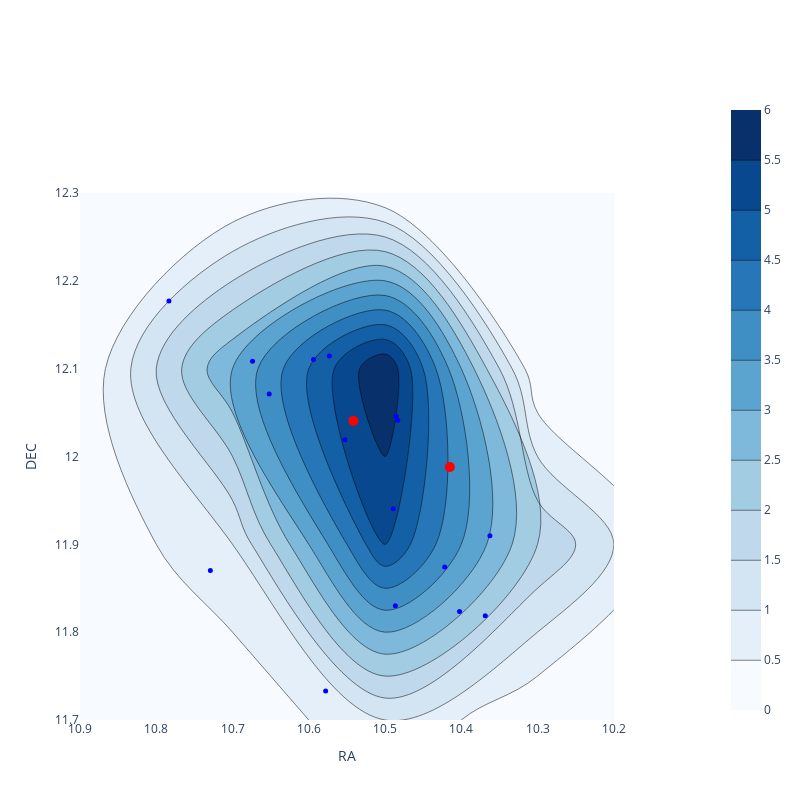

The notebook cell this image was saved under:
### Code cell
fig = go.Figure(data=data,layout=layout)
plotly.offline.iplot(fig)

### Figure 1 — Plotly figure (JSON) as saved in the notebook; plotly's stock layout.template omitted (floating-point values rounded to 4 significant figures)
{"data": [{"colorscale": [[0, "rgb(247,251,255)"], [0.125, "rgb(222,235,247)"], [0.25, "rgb(198,219,239)"], [0.375, "rgb(158,202,225)"], [0.5, "rgb(107,174,214)"], [0.625, "rgb(66,146,198)"], [0.75, "rgb(33,113,181)"], [0.875, "rgb(8,81,156)"], [1, "rgb(8,48,107)"]], "reversescale": false, "type": "histogram2dcontour", "x": [10.58, 10.37, 10.49, 10.4, 10.73, 10.42, 10.36, 10.49, 10.41, 10.55, 10.54, 10.49, 10.48, 10.65, 10.67, 10.59, 10.57, 10.78], "xaxis": "x", "y": [11.73, 11.82, 11.83, 11.82, 11.87, 11.87, 11.91, 11.94, 11.99, 12.02, 12.04, 12.05, 12.04, 12.07, 12.11, 12.11, 12.11, 12.18], "yaxis": "y"}, {"marker": {"color": "blue", "size": 5}, "mode": "markers", "type": "scatter", "x": [10.58, 10.37, 10.49, 10.4, 10.73, 10.42, 10.36, 10.49, 10.41, 10.55, 10.54, 10.49, 10.48, 10.65, 10.67, 10.59, 10.57, 10.78], "xaxis": "x", "y": [11.73, 11.82, 11.83, 11.82, 11.87, 11.87, 11.91, 11.94, 11.99, 12.02, 12.04, 12.05, 12.04, 12.07, 12.11, 12.11, 12.11, 12.18], "yaxis": "y"}, {"marker": {"color": "red", "size": 10}, "mode": "markers", "type": "scatter", "x": [10.41, 10.54], "xaxis": "x", "y": [11.99, 12.04], "yaxis": "y"}], "layout": {"autosize": false, "bargap": 0, "height": 800, "hovermode": "closest", "showlegend": false, "width": 800, "xaxis": {"domain": [0, 0.85], "range": [10.9, 10.2], "showgrid": false, "title": {"text": "RA"}, "zeroline": false}, "yaxis": {"domain": [0, 0.85], "range": [11.7, 12.3], "showgrid": false, "title": {"text": "DEC"}, "zeroline": false}}}
